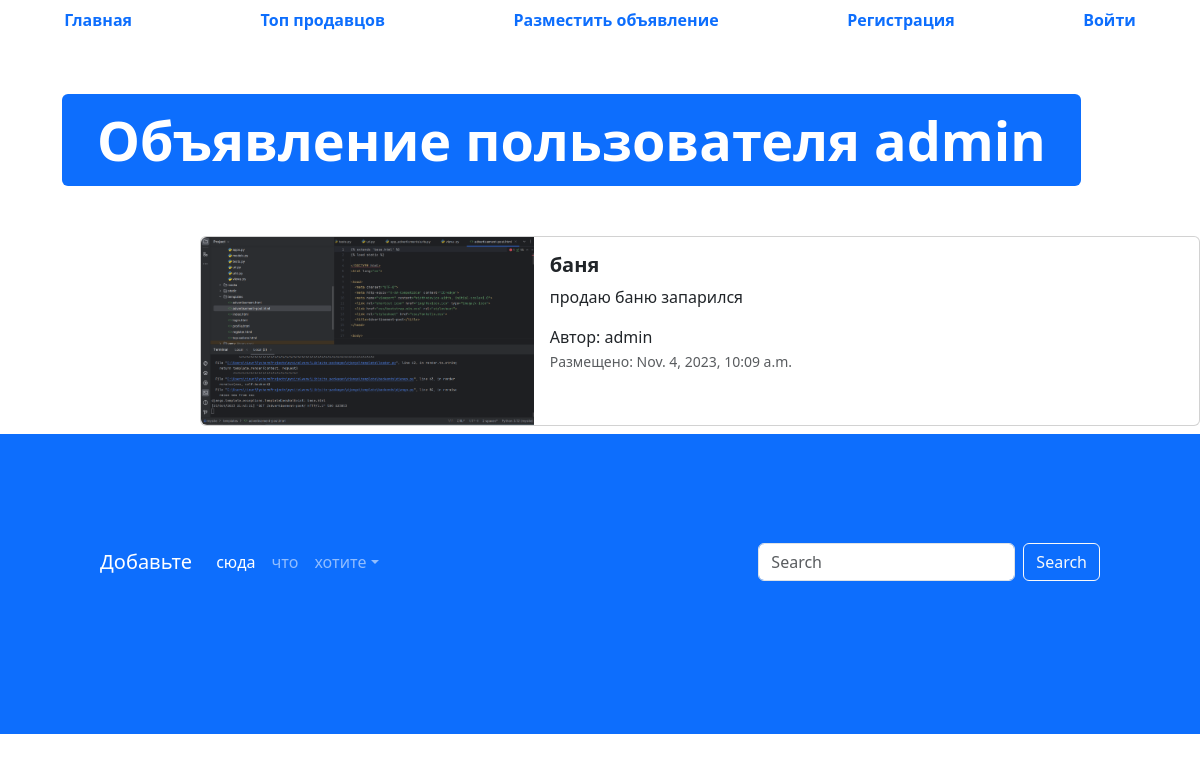
/advertisement/8, run on the app's committed database.
### app_advertisements/models.py (models this page shows, shortened)
class Advertisement(models.Model):
    title = models.CharField("заголовок", max_length=120)
    description = models.TextField("описание")
    price = models.DecimalField("цена", max_length=10, decimal_places=2, max_digits=20)
    auction = models.BooleanField("торг", help_text="Отметьте, если торг уместен")
    created_at = models.DateTimeField(auto_now_add=True)
    updated_at = models.DateTimeField(auto_now=True)
    image = models.ImageField('изображение', upload_to='advertisements/')
    user = models.ForeignKey(User, verbose_name='пользователь', on_delete=models.CASCADE, null=True, default=None)
    class Meta:
        db_table = 'advertisements'

### app_advertisements/views.py (the view)
# urls.py: path('advertisement/<int:pk>', advertisement_detail, name='adv-detail'),
def advertisement_detail(request, pk):
    advertisement = Advertisement.objects.get(id=pk)
    context = {'advertisement': advertisement}
    return render(request, 'app_advertisements/advertisement.html', context)

### templates/app_advertisements/advertisement.html (shortened to what this page needs)
{% extends 'base.html' %}
{% load static %}
{% block content %}
  <ul class="nav nav-pills sticky-top bg-white nav-fill">
    <li class="nav-item">
      <a class="nav-link" href="{% url 'main-page' %}">
        <span style="font-weight: bold;">Главная</span>
      </a>
    </li>
    <li class="nav-item">
      <a class="nav-link" href="{% url 'top-sellers' %}"><span style="font-weight: bold;">Топ продавцов</span>
      </a>
    </li>
    <li class="nav-item">
      <a class="nav-link" href="{% url 'adv-post' %}">
        <span style="font-weight: bold;">Разместить объявление</span>
      </a>
    </li>
    {% if not user.is_authenticated %}
    <li class="nav-item">
      <a class="nav-link" href="{% url 'register' %}">
        <span style="font-weight: bold;">Регистрация</span>
      </a>
    </li>
    <li class="nav-item">
      <a class="nav-link" href="{% url 'login' %}">
        <span style="font-weight: bold;">Войти</span>
      </a>
    </li>
    {% endif %}
  </ul>
  <div class="container" style="margin: 50px;">
    <div class="display-2">
      <span class="badge bg-primary">Объявление пользователя {{ advertisement.user }}</span>
    </div>
  </div>
  <div class="col offset-2">
    <div class="card mb-2" style="max-width: 1200px; margin-top: 20px;">
      <div class="row g-0">
        <div class="col-md-4">
          <a href="#" class="nav-link">
            <img src="{% if advertisement.image %} {{ advertisement.image.url }} {% else %} {% static 'img/adv.png' %} {% endif %}" class="img-fluid rounded-start" alt="Card title">
          </a>
        </div>
        <div class="col">
          <div class="card-body">
            <h5 class="card-title">
              <a href="#" class="nav-link"><strong>{{ advertisement.title }}</strong></a>
            </h5>
            <p class="card-text">
             {{ advertisement.description }}
            </p>
            <span>Автор: {{ advertisement.user }}</span>
            <p class="card-text"><small class="text-muted">Размещено: {{ advertisement.created_at }}</small></p>
          </div>
        </div>
      </div>
    </div>
  </div>
  <footer style="padding: 100px; min-height: 300px;" class="bg-primary">
    <nav class="navbar navbar-expand-sm navbar-dark">
      <a class="navbar-brand" href="#">Добавьте</a>
      <div class="collapse navbar-collapse" id="collapsibleNavId">
        <ul class="navbar-nav me-auto mt-2 mt-lg-0">
          <li class="nav-item">
            <a class="nav-link active" href="#" aria-current="page">сюда</a>
          </li>
          <li class="nav-item">
            <a class="nav-link" href="#">что</a>
          </li>
          <li class="nav-item dropdown">
            <a class="nav-link dropdown-toggle" href="#" id="dropdownId" data-bs-toggle="dropdown" aria-haspopup="true"
              aria-expanded="false">хотите</a>
          </li>
        </ul>
        <form class="d-flex my-2 my-lg-0">
          <input class="form-control me-sm-2" type="text" placeholder="Search">
          <button class="btn btn-outline-light my-2 my-sm-0" type="submit">Search</button>
        </form>
      </div>
    </nav>
  </footer>
{% endblock %}

### data on the page
Advertisement: user "admin", image (picture), title "баня", description "продаю баню запарился", created_at "Nov. 4, 2023, 10:09 a.m."
